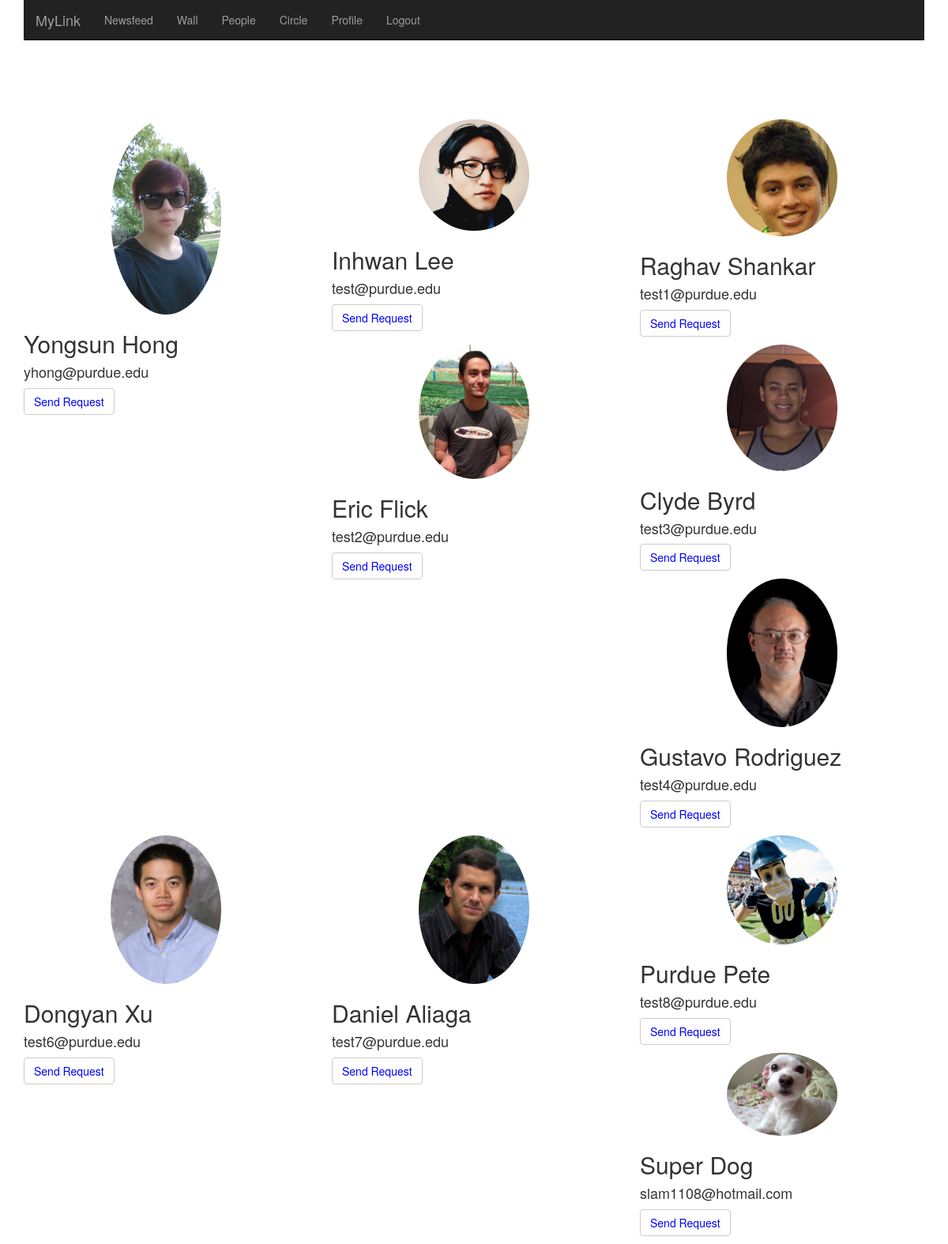
/friend (signed in), run on the app's committed database.
### app/models.py (models this page shows, shortened)
class User(db.Model):
	uid = db.Column(db.Integer, primary_key=True)
	firstname = db.Column(db.String(100))
	lastname = db.Column(db.String(100))
	email = db.Column(db.String(120), unique=True)
	password = db.Column(db.String(54))
	pic = db.Column(db.String(100))
	activate = db.Column(db.Boolean)
	def is_authenticated(self):
		return True

class Request(db.Model):
	rid = db.Column(db.Integer, primary_key=True)
	sender = db.Column(db.Integer, db.ForeignKey('user.uid'))
	receiver = db.Column(db.Integer, db.ForeignKey('user.uid'))
	done = db.Column(db.Boolean)
	connected = db.Column(db.Boolean)
	sent = db.Column(db.Boolean)

### app/views.py (the view)
@app.route('/friend', methods=['GET','POST'])
@login_required
@csrf.exempt
def friend():
	users = db.session.query(User).filter(User.uid!=g.user.uid).all()
	friends = db.session.query(Friend).filter(Friend.uid==g.user.uid).all()
	waitings = db.session.query(Request).filter(Request.done==False).filter(Request.connected==True).filter(Request.sent==True).filter(Request.sender==g.user.uid).all()
	accepts = db.session.query(Request).filter(Request.connected==True).filter(Request.sent==True).filter(Request.done==False).filter(Request.receiver==g.user.uid).all()
	strangers = db.session.query(Request).filter(Request.sender==g.user.uid).filter(Request.connected==False).all()
	return render_template('friend.html', users=users, friends=friends, waitings=waitings, accepts=accepts, strangers=strangers)

### app/views.py (called while the page is built)
@login_manager.user_loader
def load_user(uid):
	return User.query.get(int(uid))

@app.before_request
def before_request():
	g.user = current_user

### app/templates/friend.html
{% extends "base.html" %}
{% block content %}
	<div class="container marketing">
		<div class="row">
			{% for user in users %}
				{% include 'user.html' %}
			{% endfor %}
		<div class="row">
	</div>
{% endblock %}

### app/templates/user.html (shortened to what this page needs)
<div class="col-lg-4">
	<div align="middle">
		<img class="img-circle" src="{{url_for('static', filename = user.pic)}}" alt="Generic placeholder image" width="140" height="140">
	</div>
	<h2>{{user.firstname}} {{user.lastname}}</h2>
	<h4>{{user.email}}</h4>
	{% for stranger in strangers %}
		{% if user.uid == stranger.receiver %}
			<p><a class="btn btn-default" href="{{ url_for('send_request', sender=g.user.uid, receiver=stranger.receiver)}}" role="button" style="color:blue">Send Request</a></p>
		{% endif %}
	{% endfor %}
</div>

### data on the page
User: pic (picture), firstname "Yongsun", lastname "Hong", email "yhong@purdue.edu"
User: pic (picture), firstname "Inhwan", lastname "Lee", email "test@purdue.edu"
User: pic (picture), firstname "Raghav", lastname "Shankar", email "test1@purdue.edu"
User: pic (picture), firstname "Eric", lastname "Flick", email "test2@purdue.edu"
User: pic (picture), firstname "Clyde", lastname "Byrd", email "test3@purdue.edu"
User: pic (picture), firstname "Gustavo", lastname "Rodriguez", email "test4@purdue.edu"
User: pic (picture), firstname "Dongyan", lastname "Xu", email "test6@purdue.edu"
User: pic (picture), firstname "Daniel", lastname "Aliaga", email "test7@purdue.edu"
User: pic (picture), firstname "Purdue", lastname "Pete", email "test8@purdue.edu"
User: pic (picture), firstname "Super", lastname "Dog", email "slam1108@hotmail.com"
